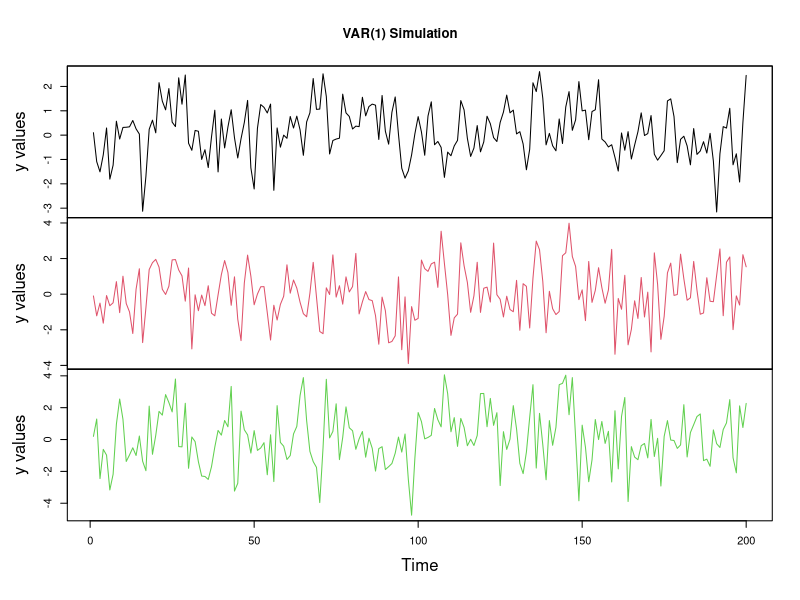
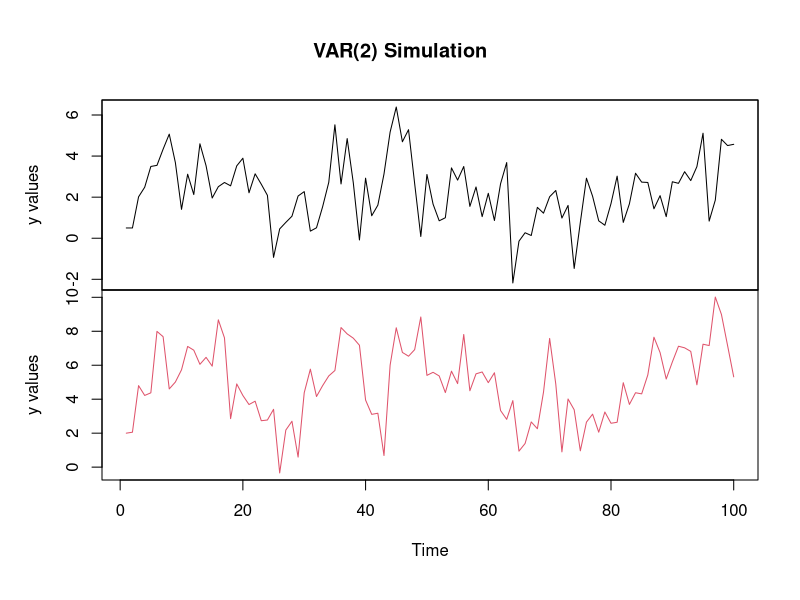

These charts were generated, in order, by the following R code:
## ---- chunk 1
#install required packages
library(MASS)
library(zoo)
library(stats)

## ---- chunk 2
comp_mtrx <- function(AA){
    ## AA is a K x Kp matrix, so we are able to derive p in the following way
    K <- nrow(AA)
    Kp <- ncol(AA)      
    p <- Kp/K
    
    # Create the empty companion matrix Kp x Kp
    C <- matrix(0, nrow=Kp, ncol=Kp)

    C[1:K,] <- AA
    
    # Add ones on the K-th sub-diagonal
    if (p>1)
        C[(K+1):Kp, 1:(Kp-K)] <- diag(Kp - K)
    return(C)
}
## ---- chunk 3
  var_roots<-function(AA){
    if(nrow(AA)==ncol(AA)){  # matrix is squared
      C<-AA  
    }else{
      C<-comp_mtrx(AA) # transform form compact matrix into companion matrix 
    }
    eig<-eigen(C)$values
    return(eig) 
  }
  
## ---- chunk 4

autocov_fun<-function(A, Sigma_u,p=1){ # A for high-order var is combined matrix,
  K<-nrow(Sigma_u) 
  Kp<-K * p
  #for var(1) is just A1
 if(p>1){
   #compute companion
   A<- comp_mtrx(A)
   #extend original sigma_u
  Sigma_U<-matrix(0, nrow=Kp, ncol=Kp) 
  Sigma_U[1:K, 1:K]<-Sigma_u
   
 }else{
   Sigma_U<-Sigma_u
 } 
 # compute the Kronecker product
  I<-diag(1, Kp^2)
  #compute vectorised Sigma_U
  vec_Sigma_U<-as.vector(Sigma_U)
  # compute the Autocovariance function
  vec_gamma_0<-solve(I - kronecker(A, A)) %*% vec_Sigma_U
  # reshape the result into a matrix
  Gamma_Y_0<-matrix(vec_gamma_0, nrow=Kp, ncol=Kp)
  
  return(Gamma_Y_0)  
}
## ---- chunk 5
equilibrium<-function(A, nu){
  #check stability condition
  eig<-var_roots(A)
  if(any(Mod(eig)>=1)){   
      stop("Trajectories are not stable")
  }
  Kp<-nrow(A)
  I_Kp<-diag(1,Kp)
  values<-solve(I_Kp-A) %*% nu
  return(values)
}
## ---- chunk 6
  var_sim <- function(AA, nu, Sigma_u, nSteps, y0) {
    K <- nrow(Sigma_u)
    Kp <- ncol(AA)
    p <- Kp/K
        
    if (p > 1) {
        C <- comp_mtrx(AA) # form the  companion matrix of the var(p) process
    } else {
        C <- AA  
    }
    y_t <- matrix(0, nrow =  nSteps, ncol=Kp) #trajectories matrix nSteps x Kp
    y_t[1, 1:Kp] <- y0 #add initial value to initiate the simulation
    noise <- mvrnorm(n = nSteps, mu = rep(0, K), Sigma = Sigma_u) #assuming that 
    #residuals follow a multivariate normal distribution    
    
    for (t in 2:nSteps) {
        y_t[t, ] <- C %*% y_t[t-1, ]
        y_t[t, 1:K] <- y_t[t, 1:K] + nu + noise[t,]
    }
    
    y_t <- zoo(y_t[,1:K], 1:nSteps)  
    return(y_t)
  }
## ---- chunk 7


par_estimate <- function(y_t, p=1) {
  nObs <- nrow(y_t)  # Number of observations
  K <- ncol(y_t)  # Number of variables
  T <- nObs - p  # Number of usable observations

  # y 
  Y <- y_t[(p + 1):nObs, ]  # T x K matrix

  # Z
  Z <- matrix(1, nrow = T, ncol = (K * p + 1))  # Intercept + lagged values

  for (i in 1:p) {
    col_start <- 2 + (i - 1) * K
    col_end <- 1 + i * K
    Z[, col_start:col_end] <- y_t[(p + 1 - i):(nObs - i), ]
  }

  # Estimate coefficients using OLS: B_hat = (Z'Z)^(-1) Z'Y
  B_hat <- solve(t(Z) %*% Z) %*% t(Z) %*% Y  # (K*p + 1) x K matrix

  return(list(
    Y = Y,
    Z = Z,
    B_hat = B_hat,  # Estimated VAR parameters
    T = T
  ))
}

## ---- chunk 8
estimator<-function(Y, Z, p=1, method = c("standard", "qr", "lsfit")) {

    # Estimator
     method <- match.arg(method)
     if(method == "standard"){
        B_hat <- solve(t(Z) %*% Z, t(Z) %*% Y)
        B_hat <- t(B_hat)
     } else if(method == "qr"){
        qr_decomp <- qr(Z)  
        B_hat <- qr.coef(qr_decomp, Y)
     } else if(method == "lsfit"){
       fit <- lsfit(Z, Y) 
        B_hat <- fit$coef  
     } else {
        stop("Unknown method")
     }
    return(list(nu=B_hat[,1], AA=B_hat[,-1]))
  }

## ---- chunk 9
est_autocov <- function(y_t, Y, Z, T, p=1){
    K <- ncol(y_t)
    Kp <- K * p
    I_t <- diag(T)

    # QR decomposition of Z to avoid singularity issues
    qr_decomp <- qr(Z)
    Q <- qr.Q(qr_decomp)
    P_Z <- Q %*% t(Q)  # Projection matrix

    # Compute bias-corrected covariance
    bias_sigma <- 1/T * t(Y) %*% (I_t - P_Z) %*% Y

    # Degrees of freedom correction
    d.f. <- T / (T - Kp - 1)
    unbiased <- d.f. * bias_sigma  # Corrected covariance estimate

    return(unbiased)
}

## ---- chunk 10
set.seed(123)
  p<-1
  A<-matrix(c(0.5, 0.1, 0., 0., 0.1, 0.2, 0., 0.3, 0.3), nrow=3, ncol=3)
  nu<-matrix(c(0.05, 0.02, 0.04), nrow=3)
  Sigma_u <- matrix(c(1.0, 0.2, 0.3, 0.2, 2.0, 0.5, 0.3, 0.5, 3.0), nrow = 3, ncol = 3)
  nSteps <- 200
  y0 <- matrix(c(0.1, -0.1, 0.2),ncol=ncol(A))

#compute trajectories
y_t_a<-var_sim(A, nu, Sigma_u, nSteps, y0)  
plot(y_t_a, main = "VAR(1) Simulation", xlab = "Time", ylab = "y values", col = 1:3, lty = 1)
## ---- chunk 11
#estimate parameters
par_A<-par_estimate(y_t_a)
#estimate coefficient 

test_A<-estimator(par_A$Y, par_A$Z)
auto_cov_A<-est_autocov(y_t_a, par_A$Y, par_A$Z, par_A$T)

## ---- chunk 12
A_true <- A  
A_est <- test_A$AA 

diff_A <- A_true - A_est  
print(diff_A)

## ---- chunk 13
nu_true <- nu  # True nu from the simulation
nu_est <- test_A$nu  # Estimated nu

diff_nu <- nu_true - nu_est  # Compute the difference
print(diff_nu)
## ---- chunk 14
Sigma_u_true <- Sigma_u  # True covariance matrix
Sigma_u_est <- auto_cov_A  # Estimated autocovariance

diff_Sigma_u <- Sigma_u_true - Sigma_u_est  # Compute the difference
print(diff_Sigma_u)

## ---- chunk 15
# Define parameters for Test B
set.seed(123)
p_B <- 2  # Number of lags for VAR(p)
nSteps_B <- 100
K_B <- 2  # Number of variables (size of y_t)
Sigma_u_B <- matrix(c(2, 0.3, 0.3, 3), nrow = 2, ncol = 2)
y0_B <- c(0.5, 2, 1, 5) 
nu_int_B <- matrix(c(0.5, 0.9), nrow = 2)

A_1 <- matrix(c(0.5, 0.4, 0.1, 0.5), nrow = 2, ncol = 2)
A_2 <- matrix(c(0, 0.25, 0, 0), nrow = 2, ncol = 2)
AA <- cbind(A_1, A_2)

# Simulate time series for Test B
y_t_B <- var_sim(AA, nu_int_B, Sigma_u_B, nSteps_B, y0_B)
plot(y_t_B, main = "VAR(2) Simulation", xlab = "Time", ylab = "y values", col = 1:2, lty = 1)

## ---- chunk 16
# Estimate the parameters for Test B
par_B <- par_estimate(y_t_B, p = p_B)

# Estimate coefficients
test_B <- estimator(par_B$Y, par_B$Z)

# Display estimated coefficients for Test B
A_est_B <- test_B$AA
nu_est_B <- test_B$nu

# Estimate autocovariance matrix for Test B
auto_cov_B <- est_autocov(y_t_B, par_B$Y, par_B$Z, par_B$T, p = p_B)

# Display the estimated autocovariance matrix
auto_cov_B

## ---- chunk 17
# True and estimated coefficient matrix for Test B
A_true_B <- AA  # True coefficient matrix
diff_A_B <- A_true_B - A_est_B  # Difference between true and estimated A

print("Difference in coefficient matrix (A):")
print(diff_A_B)

## ---- chunk 18
# True and estimated intercept matrix for Test B
nu_true_B <- nu_int_B  # True intercept vector
diff_nu_B <- nu_true_B - nu_est_B  # Difference between true and estimated nu

print("Difference in intercept matrix (nu):")
print(diff_nu_B)

## ---- chunk 19
# True and estimated covariance matrix for Test B
Sigma_u_true_B <- Sigma_u_B  # True covariance matrix
diff_Sigma_u_B <- Sigma_u_true_B - auto_cov_B  # Difference between true and estimated covariance

print("Difference in covariance matrix (Sigma_u):")
print(diff_Sigma_u_B)


